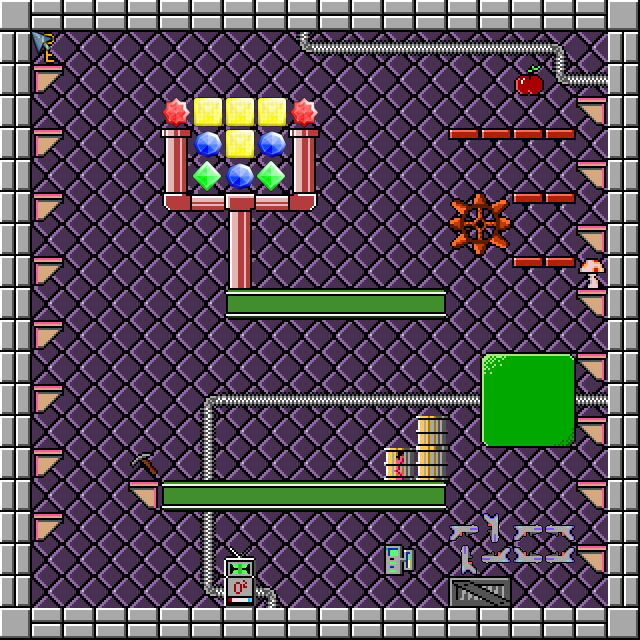

This is a level from a 2D game, rendered from its Tiled map with the project's own tilesets. A one-line summary and the map file follow, with tile-layer data summarised:
An orthogonal 20x20 tile map with 32x32 px tiles, 3 tile layers (Back, Top, Items), 1 image layer and 2 objects (The red).

<map version="1.0" orientation="orthogonal" width="20" height="20" tilewidth="32" tileheight="32">
 <tileset firstgid="1" name="Main" tilewidth="32" tileheight="32">
  <image source="TileMap.png" width="512" height="128" />
 </tileset>
 <layer name="Back" width="20" height="20">
  <data>[400 cells, 400 non-empty, 4 distinct tile ids]</data>
 </layer>
 <layer name="Top" width="20" height="20">
  <properties>
   <property name="parallax.x" value="0.1" />
   <property name="parallax.y" value="0.1" />
  </properties>
  <data>[400 cells, 100 non-empty, 32 distinct tile ids]</data>
 </layer>
 <layer name="Items" width="20" height="20">
  <properties>
   <property name="parallax.x" value="0.2" />
   <property name="parallax.y" value="0.2" />
  </properties>
  <data>[400 cells, 23 non-empty, 9 distinct tile ids]</data>
 </layer>
 <imagelayer name="Wow" width="20" height="20" x="32" y="32" opacity="0.67">
  <image source="cursor.png" />
 </imagelayer>
 <objectgroup name="Object Layer 1" width="20" height="20">
  <object name="The red" gid="2" x="450" y="510" />
  <object gid="7" x="126" y="332" />
 </objectgroup>
</map>